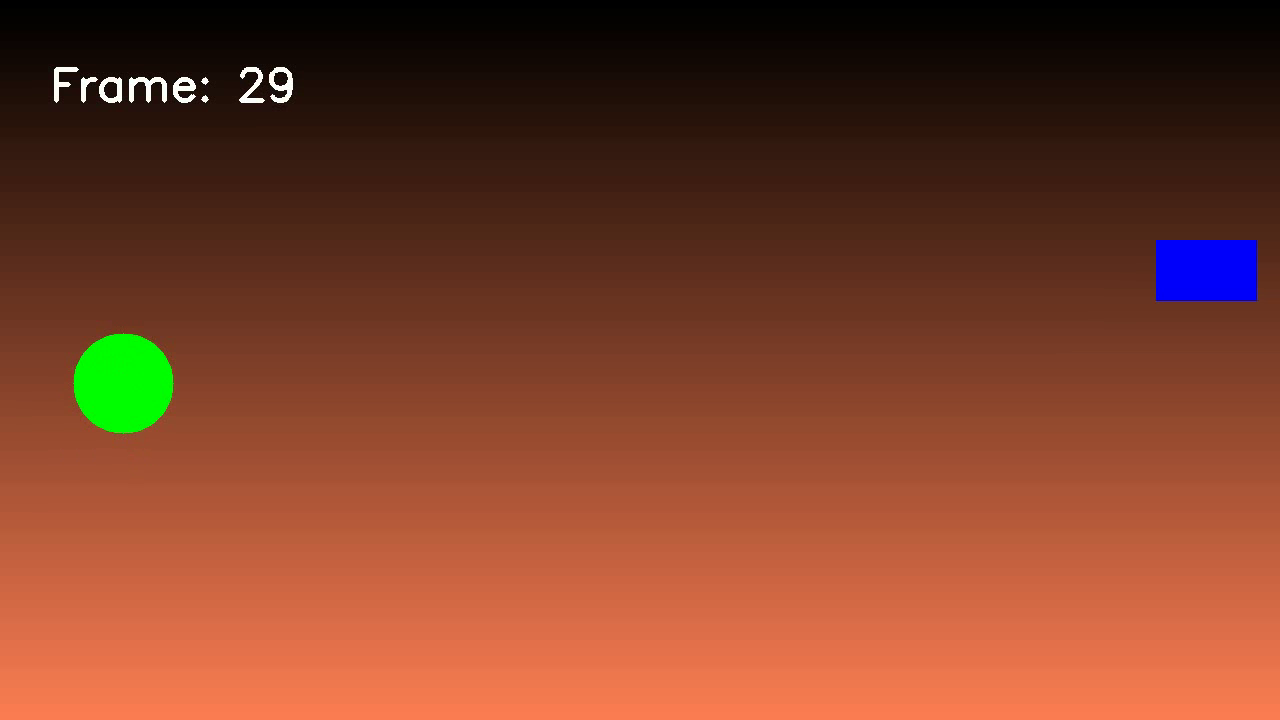
#> input picture frame 29 of temporalx_backend/TemporalX/test_video.mp4, 1280 x 720 px, given in place of the camera
$ python webcam_detector.py   (older library calls are emulated)
#> lines starting #> are read from the running program, lines starting #| are printed output that depends on the picture
### temporalx_backend/TemporalX/video_error_detector.py
"""
Video Temporal Error Detection System
======================================
A research-level implementation for detecting frame drops and frame merges
using hybrid computer vision techniques.

Author: TemporalX Team
Date: February 2026
"""

import cv2
import numpy as np
from skimage.metrics import structural_similarity as ssim
from typing import Tuple, Dict, List, Optional
import logging

# Configure logging
logging.basicConfig(level=logging.INFO, format='%(asctime)s - %(levelname)s - %(message)s')
logger = logging.getLogger(__name__)


class TemporalErrorDetector:
    """
    Advanced Video Temporal Error Detection System using hybrid approaches.

    Detects:
        - Frame Drops: Missing frames in video sequence
        - Frame Merges: Blended/ghosted frames caused by encoding errors

    Methods:
        - Timestamp-based irregularity detection
        - Optical Flow analysis (Farneback)
        - SSIM for structural similarity
        - Histogram difference analysis
        - Edge detection for ghosting artifacts
    """

    def __init__(self,
                 flow_threshold: float = 30.0,
                 ssim_threshold: float = 0.85,
                 hist_threshold: float = 0.3,
                 timestamp_tolerance: float = 1.5,
                 resize_width: int = 640,
                 auto_tune: bool = True,
                 reversal_detection: bool = True):
        """
        Initialize the detector with configurable thresholds.

        Args:
            flow_threshold: Optical flow magnitude threshold for frame drops
            ssim_threshold: SSIM threshold for frame merges (lower = more similar)
            hist_threshold: Histogram difference threshold
            timestamp_tolerance: Multiplier for expected frame interval
            resize_width: Width to resize frames for faster processing
            auto_tune: Enable automatic threshold tuning based on video statistics
            reversal_detection: Enable boomerang/reversal effect detection
        """
        self.flow_threshold = flow_threshold
        self.ssim_threshold = ssim_threshold
        self.hist_threshold = hist_threshold
        self.timestamp_tolerance = timestamp_tolerance
        self.resize_width = resize_width
        self.auto_tune = auto_tune
        self.reversal_detection = reversal_detection

        # Statistics for auto-tuning
        self.flow_history = []
        self.ssim_history = []
        self.hist_history = []
        self.laplacian_history = []  # ← NEW: Track laplacian for adaptive blur threshold

        # Frame history for reversal detection (keep last 5 frames)
        self.frame_history = []
        self.max_history = 5

        logger.info(f"Initialized TemporalErrorDetector with thresholds: "
                   f"flow={flow_threshold}, ssim={ssim_threshold}, hist={hist_threshold}, "
                   f"reversal_detection={reversal_detection}")

    # [25 lines left out: function load_video, not called in this run]

    def preprocess_frame(self, frame: np.ndarray) -> Tuple[np.ndarray, np.ndarray]:
        """
        Preprocess frame for efficient computation.

        Args:
            frame: Input BGR frame

        Returns:
            Tuple of (grayscale frame, resized grayscale frame)
        """
        gray = cv2.cvtColor(frame, cv2.COLOR_BGR2GRAY)

        # Calculate resize height maintaining aspect ratio
        h, w = gray.shape
        resize_height = int(h * (self.resize_width / w))
        gray_resized = cv2.resize(gray, (self.resize_width, resize_height))

        return gray, gray_resized


    # [729 lines left out: functions compute_motion_direction_consistency, compute_optical_flow, compute_ssim, compute_histogram_difference, detect_ghosting_artifacts, detect_frame_drop and 8 more, not called in this run]


# [9 lines that do not run on import are left out]

### temporalx_backend/TemporalX/webcam_detector.py
"""
Real-Time Webcam Temporal Error Detection
==========================================
Live detection system for webcam/screen capture streams.
"""

import cv2
import numpy as np
from video_error_detector import TemporalErrorDetector
import time
from collections import deque
import argparse


class RealtimeDetector:
    """
    Real-time video stream analyzer for temporal errors.
    Optimized for low-latency webcam detection.
    """

    def __init__(self,
                 detector: TemporalErrorDetector,
                 buffer_size: int = 30,
                 target_fps: float = 30.0):
        """
        Initialize real-time detector.

        Args:
            detector: TemporalErrorDetector instance
            buffer_size: Size of rolling statistics buffer
            target_fps: Expected FPS for timestamp analysis
        """
        self.detector = detector
        self.buffer_size = buffer_size
        self.target_fps = target_fps
        self.expected_interval = 1.0 / target_fps

        # Rolling buffers for statistics
        self.flow_buffer = deque(maxlen=buffer_size)
        self.ssim_buffer = deque(maxlen=buffer_size)
        self.hist_buffer = deque(maxlen=buffer_size)

        # Tracking variables
        self.frame_count = 0
        self.prev_gray = None
        self.prev_gray_resized = None
        self.prev_timestamp = None

        # Statistics
        self.total_drops = 0
        self.total_merges = 0
        self.total_frames = 0

        print("Real-time detector initialized")
        print(f"Target FPS: {target_fps}")
        print(f"Buffer size: {buffer_size}")

    def process_frame(self, frame: np.ndarray, timestamp: float) -> dict:
        """
        Process a single frame in real-time.

        Args:
            frame: Input BGR frame
            timestamp: Current timestamp in seconds

        Returns:
            Dictionary with detection results
        """
        self.frame_count += 1
        self.total_frames += 1

        # Preprocess
        gray, gray_resized = self.detector.preprocess_frame(frame)

        # Initialize result
        result = {
            'frame_num': self.frame_count,
            'timestamp': timestamp,
            'classification': 'Normal',
            'confidence': 1.0,
            'flow_magnitude': 0,
            'ssim_score': 0,
            'hist_diff': 0,
            'laplacian_var': 0,
            'edge_diff': 0
        }

        # Skip first frame
        if self.prev_gray is None:
            self.prev_gray = gray
            self.prev_gray_resized = gray_resized
            self.prev_timestamp = timestamp
            return result

        # Compute metrics
        timestamp_diff = timestamp - self.prev_timestamp
        flow_magnitude, _ = self.detector.compute_optical_flow(self.prev_gray_resized, gray_resized)
        ssim_score = self.detector.compute_ssim(self.prev_gray, gray)
        hist_diff = self.detector.compute_histogram_difference(self.prev_gray, gray)
        laplacian_var, edge_diff = self.detector.detect_ghosting_artifacts(gray)

        # Update buffers
        self.flow_buffer.append(flow_magnitude)
        self.ssim_buffer.append(ssim_score)
        self.hist_buffer.append(hist_diff)

        # Update result
        result.update({
            'flow_magnitude': flow_magnitude,
            'ssim_score': ssim_score,
            'hist_diff': hist_diff,
            'laplacian_var': laplacian_var,
            'edge_diff': edge_diff,
            'timestamp_diff': timestamp_diff,
            'expected_interval': self.expected_interval
        })

        # Classify
        classification, confidence = self.detector.classify_frame(result)
        result['classification'] = classification
        result['confidence'] = confidence

        # Update statistics
        if classification == 'Frame Drop':
            self.total_drops += 1
        elif classification == 'Frame Merge':
            self.total_merges += 1

        # Update previous frame
        self.prev_gray = gray
        self.prev_gray_resized = gray_resized
        self.prev_timestamp = timestamp

        return result

    def draw_realtime_overlay(self, frame: np.ndarray, result: dict) -> np.ndarray:
        """
        Draw real-time overlay with detection info.

        Args:
            frame: Input frame
            result: Detection result dictionary

        Returns:
            Frame with overlay
        """
        overlay = frame.copy()
        h, w = frame.shape[:2]

        # Color mapping
        colors = {
            'Normal': (0, 255, 0),
            'Frame Drop': (0, 0, 255),
            'Frame Merge': (0, 255, 255)
        }
        color = colors[result['classification']]

        # Status banner
        banner_height = 100
        cv2.rectangle(overlay, (0, 0), (w, banner_height), (0, 0, 0), -1)
        cv2.rectangle(overlay, (0, 0), (w, banner_height), color, 4)

        # Main status
        font = cv2.FONT_HERSHEY_SIMPLEX
        cv2.putText(overlay, f"STATUS: {result['classification']}",
                   (10, 35), font, 1.0, color, 2)
        cv2.putText(overlay, f"Confidence: {result['confidence']:.2f}",
                   (10, 70), font, 0.7, (255, 255, 255), 2)

        # Frame counter
        cv2.putText(overlay, f"Frame: {result['frame_num']}",
                   (w - 200, 35), font, 0.7, (255, 255, 255), 2)

        # Metrics sidebar
        sidebar_x = 10
        sidebar_y = h - 220
        sidebar_w = 300
        sidebar_h = 210

        cv2.rectangle(overlay, (sidebar_x, sidebar_y),
                     (sidebar_x + sidebar_w, sidebar_y + sidebar_h), (0, 0, 0), -1)
        cv2.rectangle(overlay, (sidebar_x, sidebar_y),
                     (sidebar_x + sidebar_w, sidebar_y + sidebar_h), (100, 100, 100), 2)

        # Metrics text
        y = sidebar_y + 25
        cv2.putText(overlay, "METRICS", (sidebar_x + 10, y),
                   font, 0.6, (255, 255, 255), 2)
        y += 30
        cv2.putText(overlay, f"Flow: {result['flow_magnitude']:.2f}",
                   (sidebar_x + 10, y), font, 0.5, (255, 255, 255), 1)
        y += 25
        cv2.putText(overlay, f"SSIM: {result['ssim_score']:.3f}",
                   (sidebar_x + 10, y), font, 0.5, (255, 255, 255), 1)
        y += 25
        cv2.putText(overlay, f"Hist: {result['hist_diff']:.3f}",
                   (sidebar_x + 10, y), font, 0.5, (255, 255, 255), 1)
        y += 25
        cv2.putText(overlay, f"Blur: {result['laplacian_var']:.1f}",
                   (sidebar_x + 10, y), font, 0.5, (255, 255, 255), 1)
        y += 30
        cv2.putText(overlay, f"Drops: {self.total_drops}  Merges: {self.total_merges}",
                   (sidebar_x + 10, y), font, 0.5, (255, 200, 0), 1)

        # FPS display
        if len(self.flow_buffer) > 0:
            avg_flow = np.mean(list(self.flow_buffer))
            cv2.putText(overlay, f"Avg Flow: {avg_flow:.2f}",
                       (w - 250, h - 20), font, 0.5, (200, 200, 200), 1)

        return overlay

    def run_webcam(self, camera_id: int = 0, display_width: int = 1280, display_height: int = 720):
        """
        Run real-time detection on webcam stream.

        Args:
            camera_id: Camera device ID (0 for default)
            display_width: Display window width
            display_height: Display window height
        """
        print("\n" + "="*70)
        print("REAL-TIME WEBCAM TEMPORAL ERROR DETECTION")
        print("="*70)
        print(f"Camera ID: {camera_id}")
        print(f"Display: {display_width}x{display_height}")
        print("\nControls:")
        print("  'q' - Quit")
        print("  'r' - Reset statistics")
        print("  's' - Save current frame")
        print("="*70 + "\n")

        # Open webcam
        cap = cv2.VideoCapture(camera_id)
        cap.set(cv2.CAP_PROP_FRAME_WIDTH, display_width)
        cap.set(cv2.CAP_PROP_FRAME_HEIGHT, display_height)
        cap.set(cv2.CAP_PROP_FPS, self.target_fps)

        if not cap.isOpened():
            print(f"Error: Could not open camera {camera_id}")
            return

        print("✓ Camera opened successfully")
        print("Starting detection...\n")

        # Create window
        cv2.namedWindow('Real-Time Temporal Error Detection', cv2.WINDOW_NORMAL)
        cv2.resizeWindow('Real-Time Temporal Error Detection', display_width, display_height)

        fps_counter = deque(maxlen=30)
        start_time = time.time()

        try:
            while True:
                frame_start = time.time()

                ret, frame = cap.read()
                if not ret:
                    print("Error: Failed to capture frame")
                    break

                # Get timestamp
                timestamp = time.time() - start_time

                # Process frame
                result = self.process_frame(frame, timestamp)

                # Draw overlay
                display_frame = self.draw_realtime_overlay(frame, result)

                # Calculate FPS
                frame_time = time.time() - frame_start
                fps_counter.append(1.0 / frame_time if frame_time > 0 else 0)
                current_fps = np.mean(list(fps_counter))

                # FPS overlay
                cv2.putText(display_frame, f"FPS: {current_fps:.1f}",
                           (display_frame.shape[1] - 120, display_frame.shape[0] - 20),
                           cv2.FONT_HERSHEY_SIMPLEX, 0.6, (0, 255, 0), 2)

                # Display
                cv2.imshow('Real-Time Temporal Error Detection', display_frame)

                # Handle key presses
                key = cv2.waitKey(1) & 0xFF
                if key == ord('q'):
                    print("\nQuitting...")
                    break
                elif key == ord('r'):
                    print("\nResetting statistics...")
                    self.total_drops = 0
                    self.total_merges = 0
                    self.frame_count = 0
                    self.total_frames = 0
                    self.flow_buffer.clear()
                    self.ssim_buffer.clear()
                    self.hist_buffer.clear()
                    print("✓ Statistics reset")
                elif key == ord('s'):
                    filename = f"capture_frame_{self.frame_count}.png"
                    cv2.imwrite(filename, display_frame)
                    print(f"✓ Frame saved: {filename}")

        except KeyboardInterrupt:
            print("\n\nInterrupted by user")

        finally:
            # Cleanup
            cap.release()
            cv2.destroyAllWindows()

            # Print final statistics
            print("\n" + "="*70)
            print("SESSION SUMMARY")
            print("="*70)
            print(f"Total Frames:       {self.total_frames}")
            print(f"Frame Drops:        {self.total_drops} ({100*self.total_drops/self.total_frames:.2f}%)")
            print(f"Frame Merges:       {self.total_merges} ({100*self.total_merges/self.total_frames:.2f}%)")
            print(f"Session Duration:   {time.time() - start_time:.1f} seconds")
            print("="*70 + "\n")

    # [60 lines left out: function run_screen_capture, not called in this run]


def main():
    """CLI for real-time detection."""
    parser = argparse.ArgumentParser(
        description='Real-time temporal error detection for webcam/screen capture'
    )

    parser.add_argument('--mode', choices=['webcam', 'screen'], default='webcam',
                       help='Detection mode (default: webcam)')
    parser.add_argument('--camera', type=int, default=0,
                       help='Camera device ID (default: 0)')
    parser.add_argument('--fps', type=float, default=30.0,
                       help='Target FPS (default: 30.0)')
    parser.add_argument('--width', type=int, default=1280,
                       help='Display width (default: 1280)')
    parser.add_argument('--height', type=int, default=720,
                       help='Display height (default: 720)')
    parser.add_argument('--flow-threshold', type=float, default=30.0,
                       help='Flow threshold (default: 30.0)')
    parser.add_argument('--ssim-threshold', type=float, default=0.85,
                       help='SSIM threshold (default: 0.85)')

    args = parser.parse_args()

    # Initialize detector
    detector = TemporalErrorDetector(
        flow_threshold=args.flow_threshold,
        ssim_threshold=args.ssim_threshold,
        auto_tune=True
    )

    # Initialize real-time detector
    realtime = RealtimeDetector(
        detector=detector,
        target_fps=args.fps
    )

    # Run detection
    if args.mode == 'webcam':
        realtime.run_webcam(
            camera_id=args.camera,
            display_width=args.width,
            display_height=args.height
        )
#> in run_webcam, frame is the input picture: shape (720, 1280, 3); mean B, G, R 41.1, 63.6, 123.4
#> in preprocess_frame, `gray = cv2.cvtColor(frame, cv2.COLOR_BGR2GRAY)`:
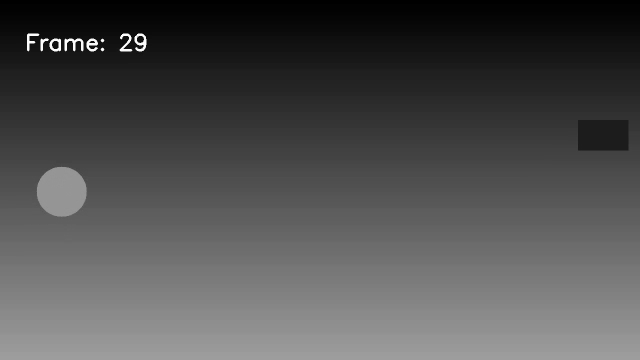
#> gray: shape (720, 1280) (shown at 1/2 size); min 0, max 255, mean 78.9
#> in run_webcam, `result = self.process_frame(frame, timestamp)`: result = 9 items
#> in draw_realtime_overlay, `color = colors[result['classification']]`: color = (0, 255, 0)
#> in draw_realtime_overlay, `cv2.putText(overlay, f"SSIM: {result['ssim_score']:.3f}", (sidebar_x +..`:
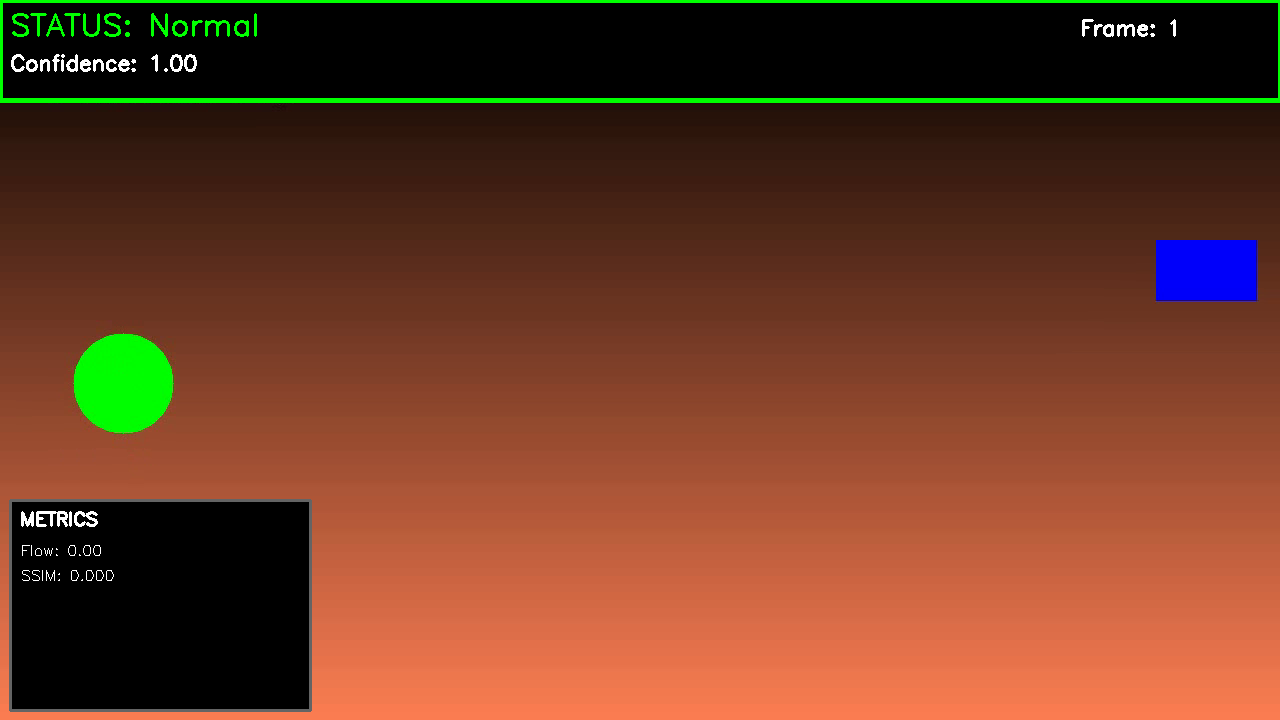
#> overlay: shape (720, 1280, 3); mean B, G, R 36.3, 59.2, 106.9
#> in draw_realtime_overlay, `cv2.putText(overlay, f"Blur: {result['laplacian_var']:.1f}", (sidebar_..`:
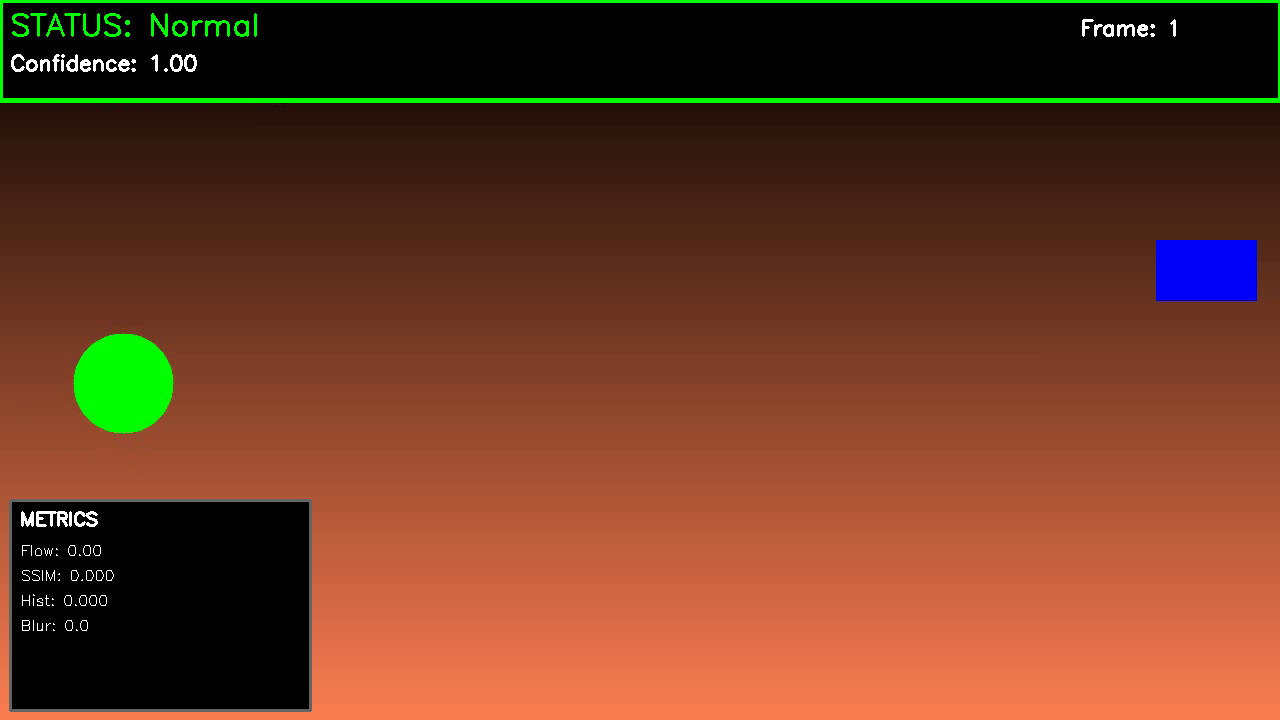
#> overlay: shape (720, 1280, 3); mean B, G, R 36.4, 59.3, 107
#> in run_webcam, `cv2.putText(display_frame, f"FPS: {current_fps:.1f}", (display_frame.s..`:
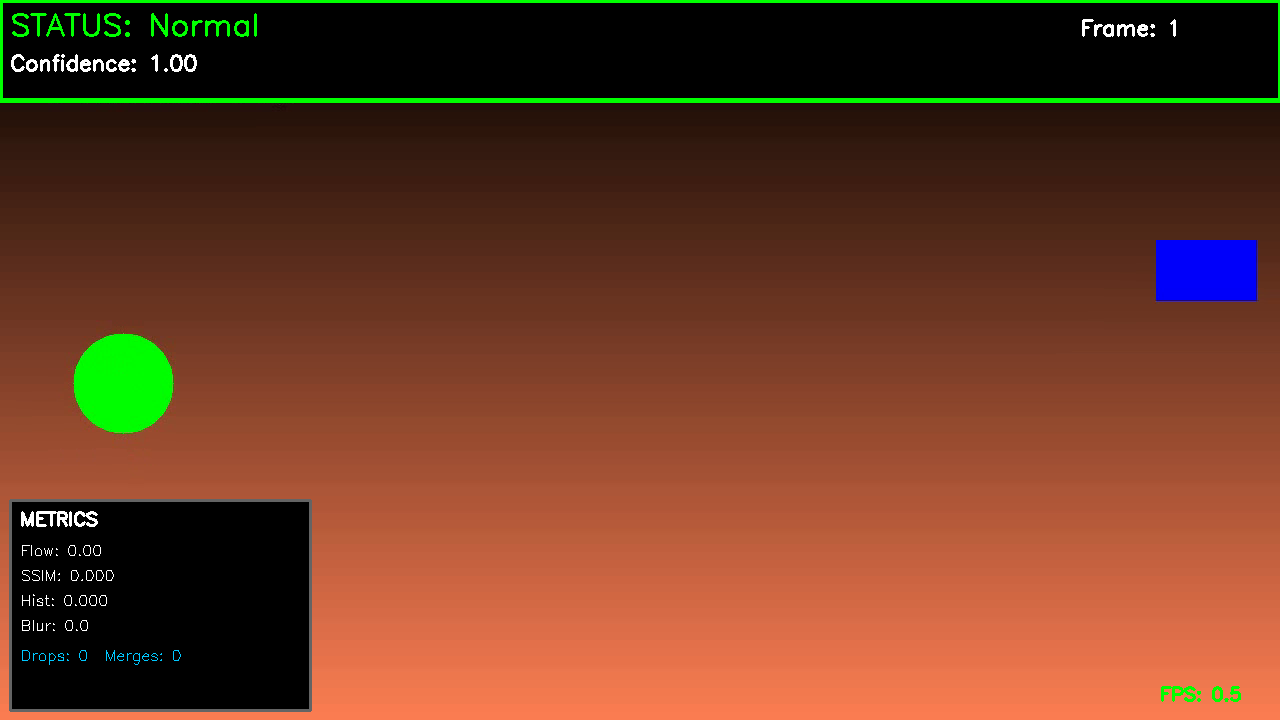
#> display_frame: shape (720, 1280, 3); mean B, G, R 36.5, 59.4, 106.9
#> (key q is pressed here)
    else:
        realtime.run_screen_capture()


if __name__ == "__main__":
    main()
